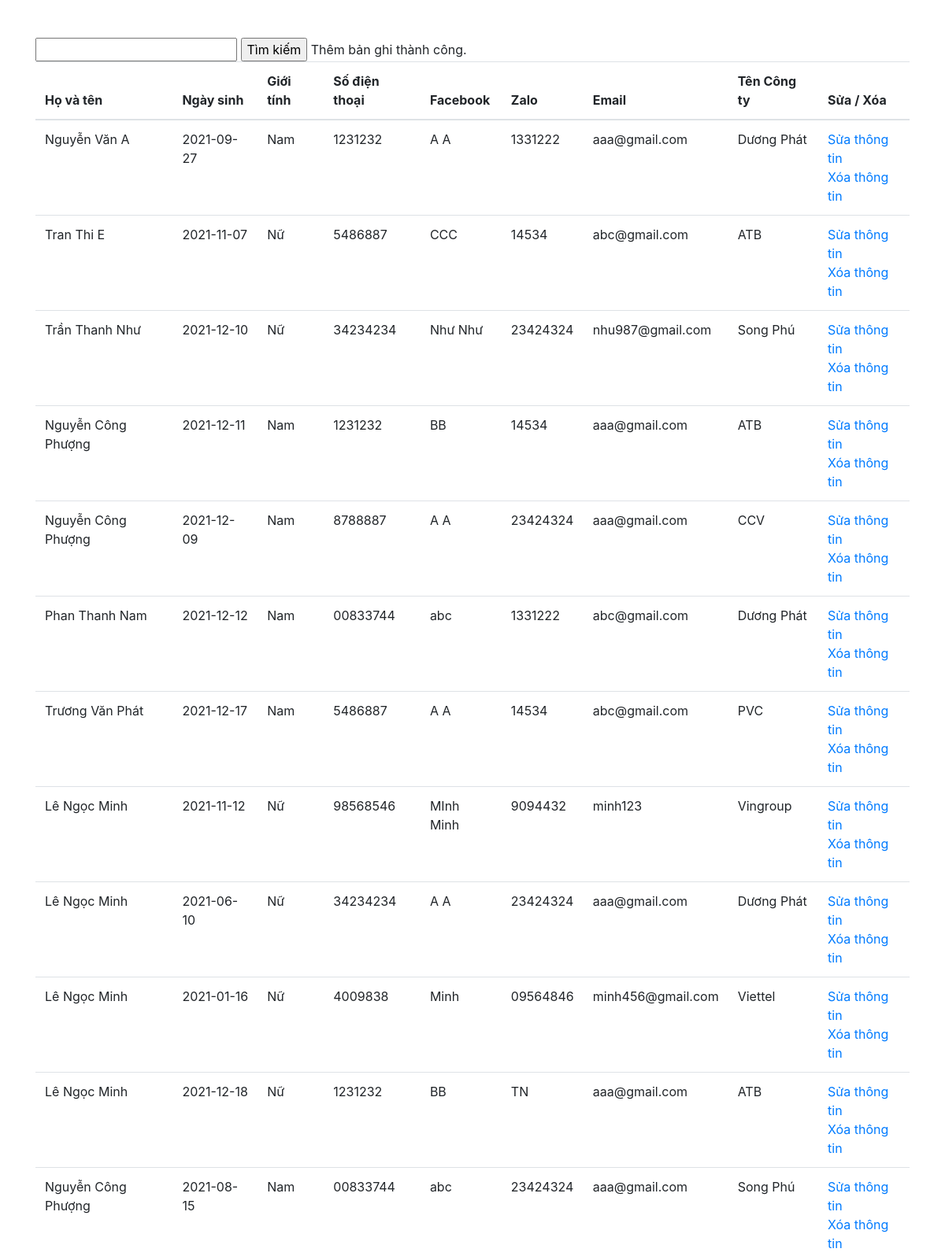
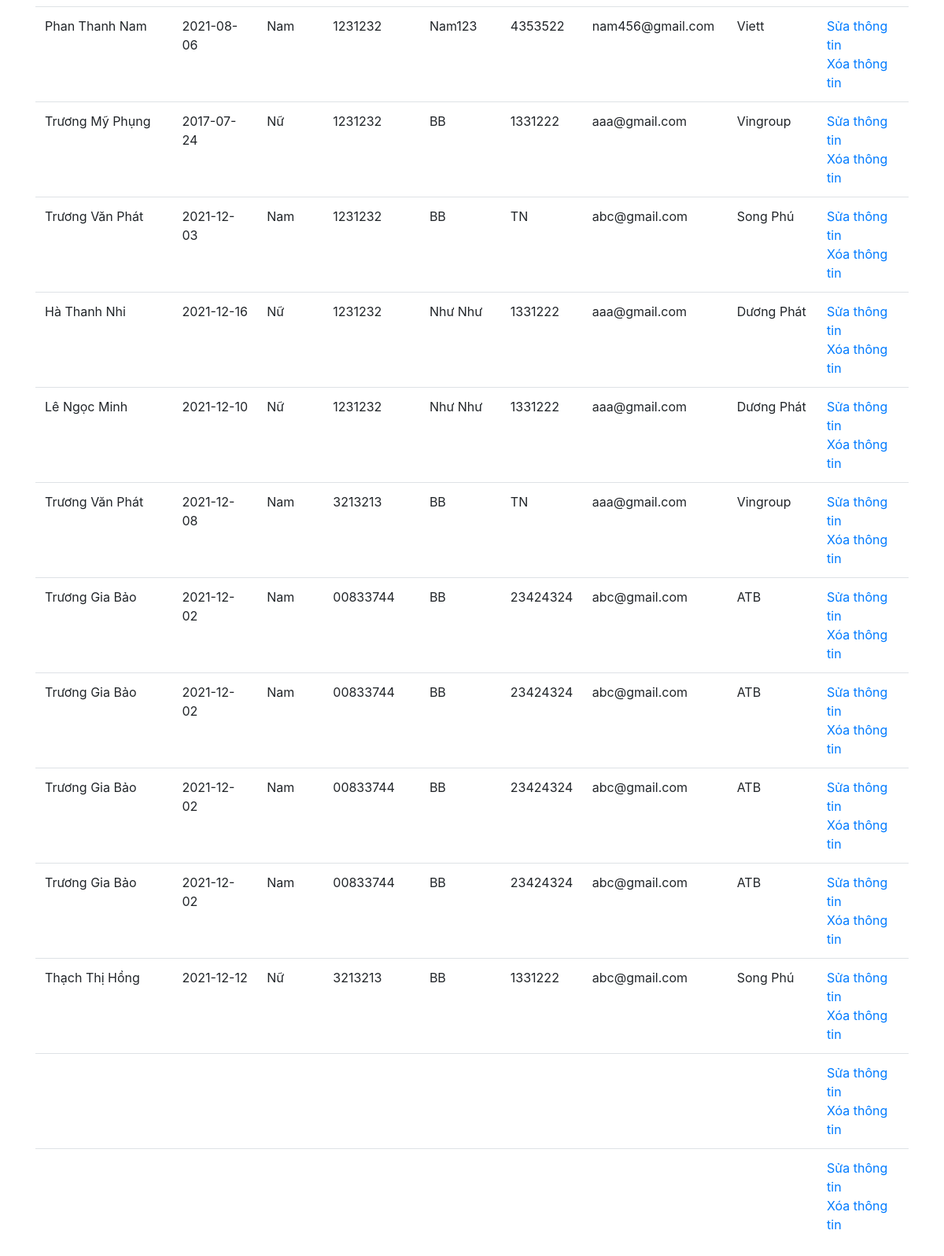
Page /thongtin.php on the committed database (2 pictures, top to bottom).
### tables this page shows
CREATE TABLE `thongtin` (
  `id` int(11) NOT NULL,
  `ten` varchar(50) NOT NULL,
  `bday` varchar(50) NOT NULL,
  `gender` varchar(15) NOT NULL,
  `sdt` varchar(15) NOT NULL,
  `fb` varchar(100) NOT NULL,
  `zl` varchar(100) NOT NULL,
  `email` varchar(100) NOT NULL,
  `cty` varchar(100) NOT NULL
);

### thongtin.php (the view, shortened to what this page needs)
 <!DOCTYPE html>
<html lang="en">
<head>
      <link rel="stylesheet" href="https://maxcdn.bootstrapcdn.com/bootstrap/4.0.0/css/bootstrap.min.css">
</head>
<body>
 <?php
    $conn = mysqli_connect('localhost', 'root', '', 'data');
    mysqli_set_charset($conn, 'UTF8');
     if (isset($_GET['search']) && !empty($_GET['search'])){
        $keyword = $_GET['search'];
        $sql = "SELECT * FROM thongtin WHERE ten LIKE '%$keyword%' OR bday LIKE '%$keyword%' OR gender LIKE '%$keyword%' OR sdt LIKE '%$keyword%'
        OR fb LIKE '%$keyword%' OR zl LIKE '%$keyword%' OR email LIKE '%$keyword%' OR cty LIKE '%$keyword%'";
    } else {
    $sql = "SELECT * FROM thongtin ";
    }
    $query = mysqli_query($conn,$sql);
?>
	<br><br>
        <div class="container">
            <form id="s" action="" method="GET" >
                <input type="text" name="search" value=""  />
                <input type="submit" value="Tìm kiếm" />
            <table class="table">
                  <thead>
                     <tr>
      <th scope="col">Họ và tên</th>
      <th scope="col">Ngày sinh</th>
      <th scope="col">Giới tính</th>
      <th scope="col">Số điện thoại</th>
      <th scope="col">Facebook</th>
      <th scope="col">Zalo</th>
      <th scope="col">Email</th>
      <th scope="col">Tên Công ty</th>
      <th scope="col">Sửa / Xóa </th>
                      </tr>
              </thead>
              <tbody>
              <?php
		while ( $thongtin = mysqli_fetch_array($query) ) {
			$id = $thongtin['id'];
	?>
            <tr>
      <td><?php echo $thongtin['ten']; ?></td>
      <td><?php echo $thongtin['bday']; ?></td>
      <td><?php echo $thongtin['gender']; ?></td>
      <td><?php echo $thongtin['sdt']; ?></td>
      <td><?php echo $thongtin['fb']; ?></td>
      <td><?php echo $thongtin['zl']; ?></td>
      <td><?php echo $thongtin['email']; ?></td>
      <td><?php echo $thongtin['cty']; ?></td>
      <td>
       <a href="sua_thong_tin.php?id=<?php echo $id;?>">Sửa thông tin</a>
       <br>
       <a href="xoa_thong_tin.php?id_delete=<?php echo $id;?>">Xóa thông tin</a>
        </td>
</tr>
<?php
		}
	?>
            </tbody>
          </table>
      </div>
</body>
</html>

### rows in the picture
thongtin: ten "Nguyễn Văn A", bday "2021-09-27", gender "Nam", sdt "1231232", fb "A A", zl "1331222", email "aaa@gmail.com", cty "Dương Phát"
thongtin: ten "Tran Thi E", bday "2021-11-07", gender "Nữ", sdt "5486887", fb "CCC", zl "14534", email "abc@gmail.com", cty "ATB"
thongtin: ten "Trần Thanh Như", bday "2021-12-10", gender "Nữ", sdt "34234234", fb "Như Như", zl "23424324", email "nhu987@gmail.com", cty "Song Phú"
thongtin: ten "Nguyễn Công Phượng", bday "2021-12-11", gender "Nam", sdt "1231232", fb "BB", zl "14534", email "aaa@gmail.com", cty "ATB"
thongtin: ten "Nguyễn Công Phượng", bday "2021-12-09", gender "Nam", sdt "8788887", fb "A A", zl "23424324", email "aaa@gmail.com", cty "CCV"
thongtin: ten "Phan Thanh Nam", bday "2021-12-12", gender "Nam", sdt "00833744", fb "abc", zl "1331222", email "abc@gmail.com", cty "Dương Phát"
thongtin: ten "Trương Văn Phát", bday "2021-12-17", gender "Nam", sdt "5486887", fb "A A", zl "14534", email "abc@gmail.com", cty "PVC"
thongtin: ten "Lê Ngọc Minh", bday "2021-11-12", gender "Nữ", sdt "98568546", fb "MInh Minh", zl "9094432", email "minh123", cty "Vingroup"
thongtin: ten "Lê Ngọc Minh", bday "2021-06-10", gender "Nữ", sdt "34234234", fb "A A", zl "23424324", email "aaa@gmail.com", cty "Dương Phát"
thongtin: ten "Lê Ngọc Minh", bday "2021-01-16", gender "Nữ", sdt "4009838", fb "Minh", zl "09564846", email "minh456@gmail.com", cty "Viettel"
thongtin: ten "Lê Ngọc Minh", bday "2021-12-18", gender "Nữ", sdt "1231232", fb "BB", zl "TN", email "aaa@gmail.com", cty "ATB"
thongtin: ten "Nguyễn Công Phượng", bday "2021-08-15", gender "Nam", sdt "00833744", fb "abc", zl "23424324", email "aaa@gmail.com", cty "Song Phú"
thongtin: ten "Phan Thanh Nam", bday "2021-08-06", gender "Nam", sdt "1231232", fb "Nam123", zl "4353522", email "nam456@gmail.com", cty "Viett"
thongtin: ten "Trương Mỹ Phụng", bday "2017-07-24", gender "Nữ", sdt "1231232", fb "BB", zl "1331222", email "aaa@gmail.com", cty "Vingroup"
thongtin: ten "Trương Văn Phát", bday "2021-12-03", gender "Nam", sdt "1231232", fb "BB", zl "TN", email "abc@gmail.com", cty "Song Phú"
thongtin: ten "Hà Thanh Nhi", bday "2021-12-16", gender "Nữ", sdt "1231232", fb "Như Như", zl "1331222", email "aaa@gmail.com", cty "Dương Phát"
thongtin: ten "Lê Ngọc Minh", bday "2021-12-10", gender "Nữ", sdt "1231232", fb "Như Như", zl "1331222", email "aaa@gmail.com", cty "Dương Phát"
thongtin: ten "Trương Văn Phát", bday "2021-12-08", gender "Nam", sdt "3213213", fb "BB", zl "TN", email "aaa@gmail.com", cty "Vingroup"
thongtin: ten "Trương Gia Bảo", bday "2021-12-02", gender "Nam", sdt "00833744", fb "BB", zl "23424324", email "abc@gmail.com", cty "ATB"
thongtin: ten "Trương Gia Bảo", bday "2021-12-02", gender "Nam", sdt "00833744", fb "BB", zl "23424324", email "abc@gmail.com", cty "ATB"
thongtin: ten "Trương Gia Bảo", bday "2021-12-02", gender "Nam", sdt "00833744", fb "BB", zl "23424324", email "abc@gmail.com", cty "ATB"
thongtin: ten "Trương Gia Bảo", bday "2021-12-02", gender "Nam", sdt "00833744", fb "BB", zl "23424324", email "abc@gmail.com", cty "ATB"
thongtin: ten "Thạch Thị Hồng", bday "2021-12-12", gender "Nữ", sdt "3213213", fb "BB", zl "1331222", email "abc@gmail.com", cty "Song Phú"
